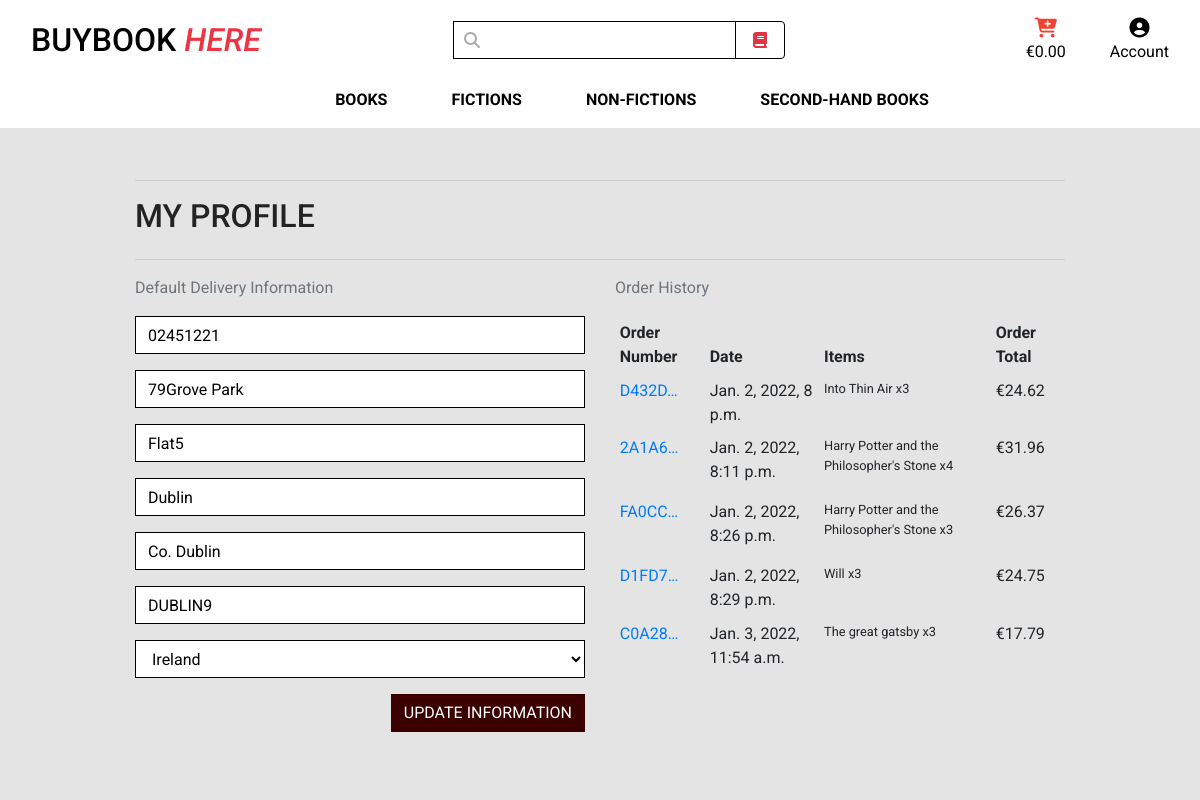
/profile/ (signed in), run on the app's committed database.
### profiles/models.py (models this page shows, shortened)
class UserProfile(models.Model):
    user = models.OneToOneField(User, on_delete=models.CASCADE)
    default_phone_number = models.CharField(max_length=20, null=True, blank=True)
    default_street_address1 = models.CharField(max_length=80, null=True, blank=True)
    default_street_address2 = models.CharField(max_length=80, null=True, blank=True)
    default_town_or_city = models.CharField(max_length=40, null=True, blank=True)
    default_county = models.CharField(max_length=80, null=True, blank=True)
    default_postcode = models.CharField(max_length=20, null=True, blank=True)
    default_country = CountryField(blank_label='Country', null=True, blank=True)

### checkout/models.py (models this page shows, shortened)
class Order(models.Model):
    order_number = models.CharField(max_length=32, null=False, editable=False)
    user_profile = models.ForeignKey(UserProfile, on_delete=models.SET_NULL,
                                     null=True, blank=True, related_name='orders')
    full_name = models.CharField(max_length=50, null=False, blank=False)
    email = models.EmailField(max_length=254, null=False, blank=False)
    phone_number = models.CharField(max_length=20, null=False, blank=False)
    country = CountryField(blank_label='Country *', null=False, blank=False)
    postcode = models.CharField(max_length=20, null=True, blank=True)
    town_or_city = models.CharField(max_length=40, null=False, blank=False)
    street_address1 = models.CharField(max_length=80, null=False, blank=False)
    street_address2 = models.CharField(max_length=80, null=True, blank=True)
    county = models.CharField(max_length=80, null=True, blank=True)
    date = models.DateTimeField(auto_now_add=True)
    delivery_cost = models.DecimalField(max_digits=6, decimal_places=2, null=False, default=0)
    order_total = models.DecimalField(max_digits=10, decimal_places=2, null=False, default=0)
    grand_total = models.DecimalField(max_digits=10, decimal_places=2, null=False, default=0)
    original_bag = models.TextField(null=False, blank=False, default='')
    stripe_pid = models.CharField(max_length=254, null=False, blank=False, default='')

class OrderLineItem(models.Model):
    order = models.ForeignKey(Order, null=False, blank=False, on_delete=models.CASCADE, related_name='lineitems')
    book = models.ForeignKey(Book, null=False, blank=False, on_delete=models.CASCADE)
    quantity = models.IntegerField(null=False, blank=False, default=0)
    lineitem_total = models.DecimalField(max_digits=6, decimal_places=2, null=False, blank=False, editable=False)

### books/models.py (models this page shows, shortened)
class Book(models.Model):
    category = models.ForeignKey('Category', null=True, blank=True, on_delete=models.SET_NULL)
    code = models.CharField(max_length=254, null=True, blank=True)
    title = models.CharField(max_length=254)
    author = models.CharField(max_length=254, null=True, blank=True)
    description = models.TextField()
    price = models.DecimalField(max_digits=6, decimal_places=2)
    rating = models.DecimalField(max_digits=6, decimal_places=2, null=True, blank=True)
    image_url = models.URLField(max_length=1024, null=True, blank=True)
    image = models.ImageField(null=True, blank=True)

### profiles/views.py (the view)
# urls.py: path('profile/', include('profiles.urls')),
@login_required
def profile(request):
    profile = get_object_or_404(UserProfile, user=request.user)
    if request.method == 'POST':
        form = UserProfileForm(request.POST, instance=profile)
        if form.is_valid():
            form.save()
            messages.success(request, 'Profile updated successfully')
        else:
            messages.error
            (request, 'Update failed. Please ensure the form is valid.')
    else:
        form = UserProfileForm(instance=profile)
    orders = profile.orders.all()
    template = 'profiles/profile.html'
    context = {
        'form': form,
        'orders': orders,
        'on_profile_page': True
    }
    return render(request, template, context)

### profiles/forms.py
class UserProfileForm(forms.ModelForm):
    class Meta:
        model = UserProfile
        exclude = ('user',)
    def __init__(self, *args, **kwargs):
        super().__init__(*args, **kwargs)
        placeholders = {
            'default_phone_number': 'Phone Number',
            'default_postcode': 'Postal Code',
            'default_town_or_city': 'Town or City',
            'default_street_address1': 'Street Address 1',
            'default_street_address2': 'Street Address 2',
            'default_county': 'County, State or Locality',
        }
        self.fields['default_phone_number'].widget.attrs['autofocus'] = True
        for field in self.fields:
            if field != 'default_country':
                if self.fields[field].required:
                    placeholder = f'{placeholders[field]} *'
                else:
                    placeholder = placeholders[field]
                self.fields[field].widget.attrs['placeholder'] = placeholder
            self.fields[field].widget.attrs['class'] = 'border-black rounded-0 profile-form-input'
            self.fields[field].label = False

### bag/contexts.py (called while the page is built, shortened)
def bag_contents(request):
    bag_items = []
    total = 0
    book_count = 0
    bag = request.session.get('bag', {})
    if total < settings.FREE_DELIVERY_THRESHOLD:
        delivery = total * Decimal(settings.STANDARD_DELIVERY_PERCENTAGE / 100)
        free_delivery_delta = settings.FREE_DELIVERY_THRESHOLD - total
    else:
        delivery = 0
        free_delivery_delta = 0
    grand_total = delivery + total
    context = {
        'bag_items': bag_items,
        'total': total,
        'book_count': book_count,
        'delivery': delivery,
        'free_delivery_delta': free_delivery_delta,
        'free_delivery_threshold': settings.FREE_DELIVERY_THRESHOLD,
        'grand_total': grand_total,
    }
    return context

### profiles/templates/profiles/profile.html (shortened to what this page needs)
{% extends "base.html" %}
{% load static %}
{% block extra_css %}
    <link rel="stylesheet" href="{% static 'profiles/css/profile.css' %}">
{% endblock %}
{% block page_header %}
    <div class="container header-container">
    </div>
{% endblock %}
{% block content %}
    <div class="overlay"></div>
    <div class="container">
        <div class="row">
            <div class="col">
                <hr>
                <h2 class="logo-font mb-4">My Profile</h2>
                <hr>
            </div>
        </div>
        <div class="row">
            <div class="col-12 col-lg-6">
                <p class="text-muted">Default Delivery Information</p>
                <form class="mt-3" action="{% url 'profile' %}" method="POST" id="profile-update-form">
                    {{ form|crispy }}
                    <button class="btn btn-black rounded-0 text-uppercase float-right">Update Information</button>
                </form>
            </div>
            <div class="col-12 col-lg-6">
                <p class="text-muted">Order History</p>
                <div class="order-history table-responsive">
                    <table class="table table-sm table-borderless">
                        <thead>
                            <tr>
                                <th>Order Number</th>
                                <th>Date</th>
                                <th>Items</th>
                                <th>Order Total</th>
                            </tr>
                        </thead>
                        <tbody>
                            {% for order in orders %}
                                <tr>
                                    <td>
                                        <a href="{% url 'order_history' order.order_number %}"
                                        title="{{ order.order_number }}">
                                            {{ order.order_number|truncatechars:6 }}
                                        </a>
                                    </td>
                                    <td>{{ order.date }}</td>
                                    <td>
                                        <ul class="list-unstyled">
                                            {% for item in order.lineitems.all %}
                                                <li class="small">
                                                   {{ item.book.title }} x{{ item.quantity }}
                                                </li>
                                            {% endfor %}
                                        </ul>
                                    </td>
                                    <td>€{{ order.grand_total }}</td>
                                </tr>
                            {% endfor %}
                        </tbody>
                    </table>
                </div>
            </div>
        </div>
{% endblock %}

### static/css/base.css (style rules this page uses)
html { height: 100%; }
body { background: url('/media/homepage_background_bookstore.png') no-repeat center center fixed; background-size: cover; height: calc(100vh - 164px); color: rgb(41, 37, 37); font-family: 'Roboto', sans-serif; }
.logo-font { text-transform: uppercase; color: rgb(36, 35, 35); }
.btn-black { background: rgb(59, 1, 1); color: white; }
.border-black { border: 1.5px solid black !important; }
.overlay { height: 100%; width: 100%; top: 0; left: 0; position: fixed; background: rgb(228, 228, 228); z-index: -1; }
@media (min-width: 1200px) { .container { max-width: 80%; } }
@media (min-width: 992px) { .header-container { padding-top: 164px; } }

### profiles/static/profiles/css/profile.css (style rules this page uses)
.order-history { max-height: 416px; overflow-y: auto; }
#profile-update-form .form-control { color: #000; }
#profile-update-form input::placeholder { color: #aab7c4; }
#id_default_country, #id_default_country option:not(:first-child) { color: #000; }

### data on the page
UserProfile: default_phone_number "02451221", default_street_address1 "79Grove Park", default_street_address2 "Flat5", default_town_or_city "Dublin", default_county "Co. Dublin", default_postcode "DUBLIN9", default_country "Ireland"
Order: order_number "D432D…", date "Jan. 2, 2022, 8 p.m.", grand_total "24.62"
OrderLineItem: book "Into Thin Air", quantity "3"
Order: order_number "2A1A6…", date "Jan. 2, 2022, 8:11 p.m.", grand_total "31.96"
OrderLineItem: book "Harry Potter and the Philosopher's Stone", quantity "4"
Order: order_number "FA0CC…", date "Jan. 2, 2022, 8:26 p.m.", grand_total "26.37"
OrderLineItem: book "Harry Potter and the Philosopher's Stone", quantity "3"
Order: order_number "D1FD7…", date "Jan. 2, 2022, 8:29 p.m.", grand_total "24.75"
OrderLineItem: book "Will", quantity "3"
Order: order_number "C0A28…", date "Jan. 3, 2022, 11:54 a.m.", grand_total "17.79"
OrderLineItem: book "The great gatsby", quantity "3"
